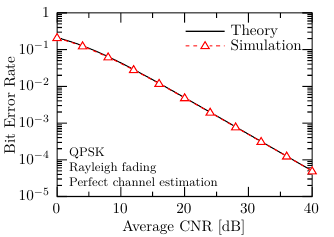

The script that saved this image:
set term cairolatex pdf standalone size 8.5cm,6cm linewidth 3
set output "gnuplot-cairolatex.tex"

set border back
set key reverse Left samplen 5 at 38,0.5 spacing 1.2

set log y
set xrange [0:40]; set yrange [1e-5:1]
set xtics 10 scale 2,1; set ytics scale 2,1 add ("1" 1)
set mxtics 2; set mytics 10
set format y "$10^{%L}$"
set xlabel "Avarage CNR [dB]"; set ylabel "Bit Error Rate"

set label 1 "\\footnotesize\\begin{tabular}{l}QPSK\\\\Rayleigh fading\\\\Perfect channel estimation\\end{tabular}" at 2,6e-5 left

plot \
  (1-1/sqrt(1+2/(10**(x/10))))/2 title "Theory" linetype -1, \
  "data.txt" with lines linecolor "red" dashtype (10,10) notitle, \
  "data.txt" with points pointtype 9 linecolor "white" notitle, \
  "data.txt" with points pointtype 8 linecolor "red" notitle, \
  "dummy.txt" with linespoints pointinterval -1 pointtype 8 linecolor "red" dashtype (10,10) title "Simulation"